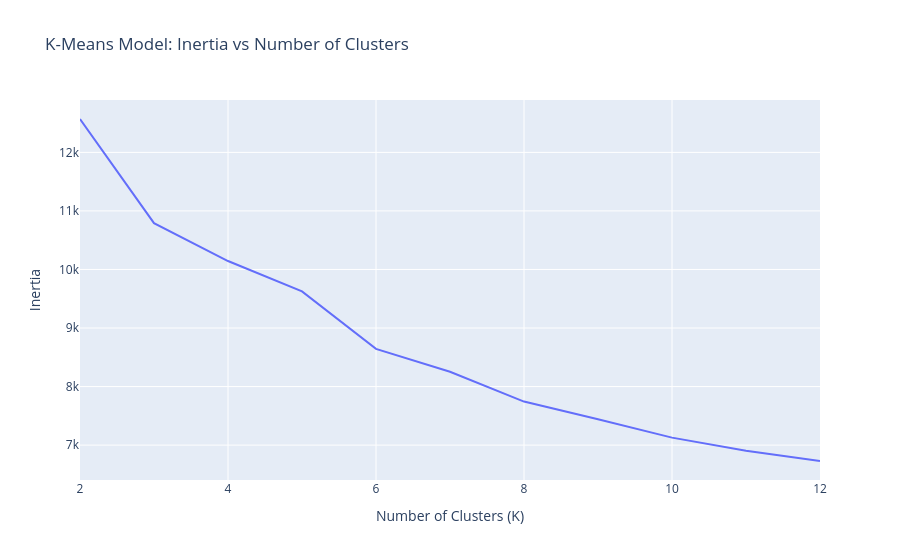

The code cell stored with this chart in its notebook:
### Code cell
# elbow plot — find where inertia stops dropping sharply to pick optimal K
fig = px.line(
    x=n_clusters,
    y=inertia_errors,
    title="K-Means Model: Inertia vs Number of Clusters"
)
fig.update_layout(xaxis_title="Number of Clusters (K)", yaxis_title="Inertia")
fig.show()

### Figure 1 — Plotly figure (JSON) as saved in the notebook; plotly's stock layout.template omitted (floating-point values rounded to 4 significant figures)
{"data": [{"hovertemplate": "x=%{x}<br>y=%{y}<extra></extra>", "legendgroup": "", "line": {"color": "#636efa", "dash": "solid"}, "marker": {"symbol": "circle"}, "mode": "lines", "name": "", "orientation": "v", "showlegend": false, "type": "scatter", "x": [2, 3, 4, 5, 6, 7, 8, 9, 10, 11, 12], "xaxis": "x", "y": [12570.0, 10790.0, 10140.0, 9625.0, 8644.0, 8253.0, 7744.0, 7443.0, 7128.0, 6905.0, 6729.0], "yaxis": "y"}], "layout": {"legend": {"tracegroupgap": 0}, "title": {"text": "K-Means Model: Inertia vs Number of Clusters"}, "xaxis": {"anchor": "y", "domain": [0, 1], "title": {"text": "Number of Clusters (K)"}}, "yaxis": {"anchor": "x", "domain": [0, 1], "title": {"text": "Inertia"}}}}
